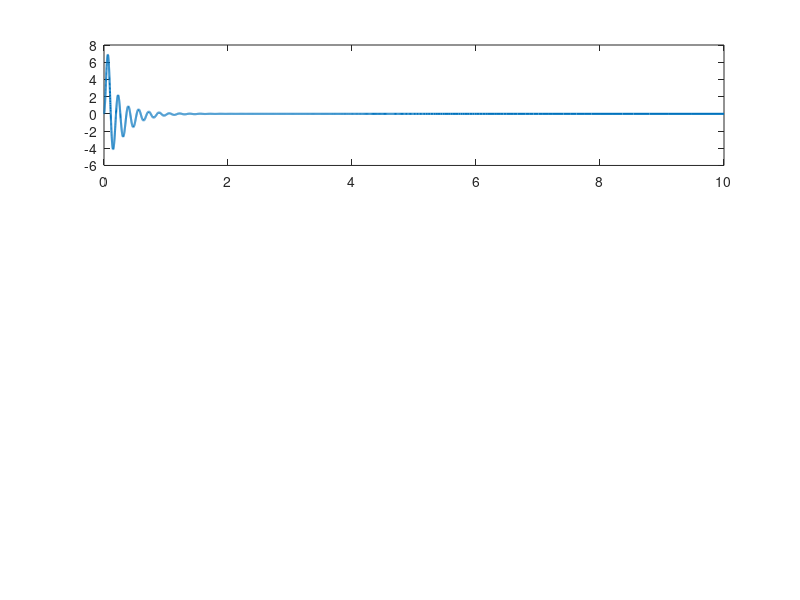

Recreate this plot in MATLAB. (Note: this script raises an error after producing the figure.)
clear
clc
close all

% Load torque
% The primary IDA-PBC controller is designed for tau_L = 0.
tau_L = 0*1;

% Simulation length
Tsim = 10;

%% Define the plant
% Plant state:
% x1 = id
% x2 = iq
% x3 = omega

% Motor model and parameters from Petrovic 2001
plant.P   = 2;          % Number of pole pairs
plant.Phi = 0.199;      % Permanent-magnet flux constant [V s]
plant.Rs  = 1.5;        % Stator winding resistance [Ohm]
plant.J   = 1.08e-3;    % Rotor inertia [kg m^2]
plant.Ld  = 12e-3;      % d-axis inductance [H]
plant.Lq  = 6e-3;       % q-axis inductance [H]

% Physical input matrix in the coordinates [id; iq; omega]
%
% Ld*dot(id) = ... + vd
% Lq*dot(iq) = ... + vq
plant.g = [1/plant.Ld, 0;
           0, 1/plant.Lq;
           0, 0];

% Left annihilator of the input matrix
plant.gPerp = [0, 0, 1];

% Input distribution for the load torque
plant.gd = [0; 0; 1/plant.J];

% Open-loop physical energy
plant.H = @(x) 0.5*plant.Ld*x(1)^2 + 0.5*plant.Lq*x(2)^2 + 0.5*(plant.J/plant.P)*x(3)^2;

% Open-loop plant dynamics
%
% Ld*dot(id) = -Rs*id + omega*Lq*iq + vd
% Lq*dot(iq) = -Rs*iq - omega*Ld*id - omega*Phi + vq
% J*dot(omega) = P*((Ld-Lq)*id*iq + Phi*iq) - tau_L
%
plant.dx = @(x,u) [(-plant.Rs*x(1) + x(3)*plant.Lq*x(2) + u(1))/plant.Ld;
                    (-plant.Rs*x(2) - x(3)*plant.Ld*x(1) - x(3)*plant.Phi + u(2))/plant.Lq;
                    (plant.P*((plant.Ld-plant.Lq)*x(1)*x(2) + plant.Phi*x(2)) - tau_L)/plant.J];

%% Primary control design
% IDA-PBC design from Section 5.2 of
% Ortega and Garcia-Canseco (2004)

% IDA-PBC tuning parameters
ctrl.phi1 = 1;
ctrl.phi2 = 1;

ctrl.r1 = 20;
ctrl.r2 = 0.01;

% J12 is a free interconnection parameter
ctrl.J12 = 0;

% J23 must be negative
ctrl.J23 = -1;

% Desired equilibrium for zero load torque
ctrl.id_star = 0;
ctrl.iq_star = 0;
ctrl.omega_star = 31.42;       % [rad/s]

ctrl.x_star = [ctrl.id_star;
               ctrl.iq_star;
               ctrl.omega_star];

% Define function psi
% For tau_L = 0:
% psi'(iq) = -(P*Phi)/(J23*J)*iq
% Hence:
% psi(iq) = -(P*Phi)/(2*J23*J)*iq^2
ctrl.psi = @(iq) -(plant.P*plant.Phi)/(2*ctrl.J23*plant.J)*iq.^2;

% Desired interconnection term J13
ctrl.J13 = @(iq) plant.P/(ctrl.phi1*plant.J)*(plant.Lq-plant.Ld)*iq;

% For the primary control design we assume no load torque.
% The load disturbance will be handled by the secondary IA controller.
ctrl.tau_L_hat = 0;

% % % Primary control inputs
% d-axis physical voltage
ud = @(x) plant.Ld*((plant.Rs/plant.Ld)*x(1) - (plant.Lq/plant.Ld)*x(2)*x(3) ...
    - ctrl.r1*ctrl.phi1*x(1) + ctrl.J12/(ctrl.J23*plant.J)*(ctrl.tau_L_hat-plant.P*plant.Phi*x(2)) ...
    + plant.P*ctrl.phi2/(ctrl.phi1*plant.J)*(plant.Lq-plant.Ld)*x(2)*(x(3)-ctrl.omega_star));
% q-axis physical voltage
uq = @(x) plant.Lq*((plant.Rs/plant.Lq)*x(2) + (plant.Ld/plant.Lq)*x(1)*x(3) ...
    + (plant.Phi/plant.Lq)*x(3) - ctrl.J12*ctrl.phi1*x(1) ...
    - ctrl.r2/(ctrl.J23*plant.J)*(ctrl.tau_L_hat-plant.P*plant.Phi*x(2)) ...
    + ctrl.J23*ctrl.phi2*(x(3)-ctrl.omega_star));
% Total primary control input
ctrl.u = @(x) [ud(x); uq(x)];

% Closed-loop Hamiltonian from primary control design
ctrl.Hd = @(x) 0.5*ctrl.phi1*x(1).^2 + ctrl.psi(x(2)) + 0.5*ctrl.phi2*(x(3)-ctrl.omega_star).^2;

% Closed-loop Hamiltonian gradient
ctrl.dHd = @(x) [ctrl.phi1*x(1);
                -(plant.P*plant.Phi)/(ctrl.J23*plant.J)*x(2);
                ctrl.phi2*(x(3)-ctrl.omega_star)];

% Interconnection and damping structure after primary control design
ctrl.Fd = @(x) [ ...
    -ctrl.r1,             ctrl.J12,          ctrl.J13(x(2));
    -ctrl.J12,           -ctrl.r2,           ctrl.J23;
    -ctrl.J13(x(2)),     -ctrl.J23,          0
    ];

%% Integral action control design

% Integral-action gain
int.Ki = 1e2*eye(2);

% Signal to be integrated
int.Ao = [1, 0, 0;
          0, 0, ctrl.J23];

% Integral dynamics
% z1_dot = phi1*id
% z2_dot = J23*phi2*(omega-omega_star)
int.dz = @(x) int.Ao*ctrl.dHd(x);

% % % Matrices required by the IA controller
% Moore-Penrose left inverse of g
int.gDag = (plant.g.'*plant.g)\plant.g.';

% Free damping/interconnection terms
int.Lambda1 = zeros(2);
int.Lambda2 = @(x) int.gDag*(ctrl.Fd(x)+ctrl.Fd(x).')*plant.gPerp.'/(plant.gPerp*plant.gPerp.');

% Complete Lambda matrix
% Lambda = [Lambda1 Lambda2]*[g';gPerp]
int.Lambda = @(x) [int.Lambda1, int.Lambda2(x)]*[plant.g.'; plant.gPerp];

% gamma function
int.gamma = @(x) [0; x(2)];
int.dgamma_dx = [0, 0, 0;
                 0, 1, 0];

% Free F12 component
int.F12_1 = -int.gDag*int.Ao.';

% Integral control law
int.v = @(x,z) (-int.F12_1 + int.gDag*ctrl.Fd(x)*int.dgamma_dx.')*int.Ki*(int.gamma(x)-z) ...
                - int.Lambda(x)*(ctrl.dHd(x) + int.dgamma_dx.'*int.Ki*(int.gamma(x)-z));

% Integral energy
int.Hia = @(x,z) 0.5*(int.gamma(x)-z).'*int.Ki*(int.gamma(x)-z);

%% Simulate the system
% Initial conditions
id_0    = 0;       % [A]
iq_0    = 0;       % [A]
omega_0 = 0;       % [rad/s]
plant.x0 = [id_0;
            iq_0;
            omega_0];
int.z0 = [0;0];
sim.x0 = [plant.x0; int.z0];

% Full system ODE
sim.ode = @(t,x) [plant.dx(x(1:3), ctrl.u(x(1:3)) + int.v(x(1:3),x(4:5)));
                int.dz(x(1:3))];

% Simulate ODE
options = odeset('RelTol',1e-6);
[res.t,res.w] = ode23s(sim.ode,[0 Tsim],sim.x0,options);

%% Plot results
% Extract states
res.x = res.w(:,1:3);
res.z = res.w(:,4:5);
res.id    = res.x(:,1);
res.iq    = res.x(:,2);
res.omega = res.x(:,3);

% Evaluate energies and control inputs
N = length(res.t);
res.H    = zeros(N,1);
res.Hd   = zeros(N,1);
res.Hia  = zeros(N,1);
res.Hcl  = zeros(N,1);
res.u    = zeros(N,2);
for k = 1:N
    xk = res.x(k,:).';
    zk = res.z(k,:).';
    res.H(k)    = plant.H(xk);
    res.Hd(k)   = ctrl.Hd(xk);
    res.Hia(k)  = int.Hia(xk,zk);
    res.Hcl(k)  = res.Hd(k) + res.Hia(k);
    res.u(k,:) = (ctrl.u(xk) + int.v(xk,zk)).';
end

%%Plot states
figure
subplot(3,1,1)
plot(res.t,res.id,'LineWidth',1.5)
yline(ctrl.id_star,'--')
ylabel('$i_d$ [A]','Interpreter','latex')
grid on
subplot(3,1,2)
plot(res.t,res.iq,'LineWidth',1.5)
yline(ctrl.iq_star,'--')
ylabel('$i_q$ [A]','Interpreter','latex')
grid on
subplot(3,1,3)
plot(res.t,res.omega,'LineWidth',1.5)
yline(ctrl.omega_star,'--')
ylabel('$\omega$ [rad/s]','Interpreter','latex')
xlabel('Time [s]')
grid on

% Plot control voltages
figure
subplot(2,1,1)
plot(res.t,res.u(:,1),'LineWidth',1.5)
ylabel('$v_d$ [V]','Interpreter','latex')
grid on
subplot(2,1,2)
plot(res.t,res.u(:,2),'LineWidth',1.5)
ylabel('$v_q$ [V]','Interpreter','latex')
xlabel('Time [s]')
grid on

% Plot desired closed-loop Hamiltonian
figure
plot(res.t,res.Hcl,'LineWidth',1.5)
xlabel('Time [s]')
ylabel('$H_{cl}$','Interpreter','latex')
grid on
